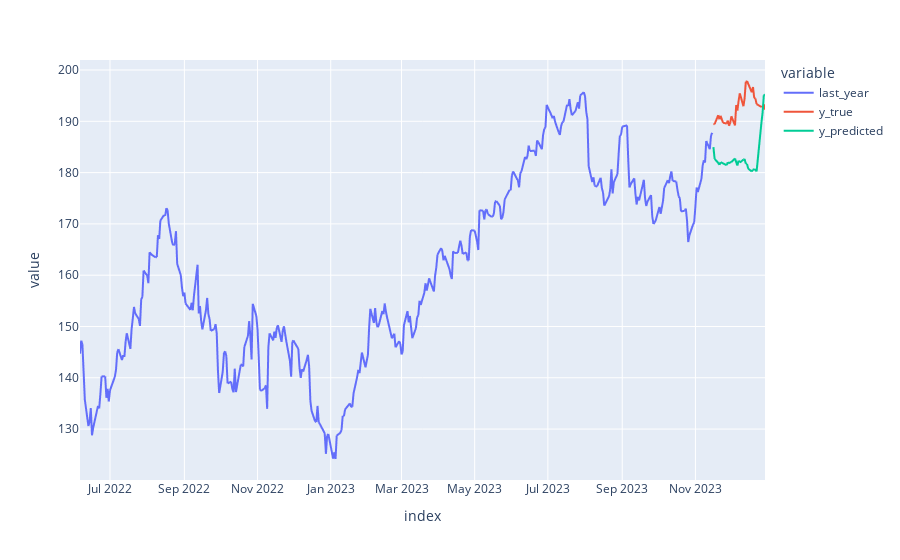

The cell this chart's notebook holds for it:
### Code cell
# Создаем датафрейм
df_to_plot = pd.DataFrame(index=all_dates[~all_dates['Date'].duplicated(keep='first')]["Date"].values[-horizon-365:])
df_to_plot['last_year'] = np.concatenate([sample_train["predictions"][-365:], np.full(horizon, np.nan)])
df_to_plot['y_true'] = np.concatenate([np.full(365, np.nan), sample_test["predictions"]])
df_to_plot['y_predicted'] = np.concatenate([np.full(365, np.nan), sample_prediction["predictions"]])
df_to_plot.plot()

### Figure 1 — Plotly figure (JSON) as saved in the notebook; plotly's stock layout.template omitted (floating-point values rounded to 4 significant figures; data arrays with more than 128 entries replaced by an {"elided": "..."} marker saying what was removed)
{"data": [{"hovertemplate": "variable=last_year<br>index=%{x}<br>value=%{y}<extra></extra>", "legendgroup": "last_year", "line": {"color": "#636efa", "dash": "solid"}, "marker": {"symbol": "circle"}, "mode": "lines", "name": "last_year", "showlegend": true, "type": "scattergl", "x": {"elided": "395 str values"}, "xaxis": "x", "y": {"elided": "395 float values"}, "yaxis": "y"}, {"hovertemplate": "variable=y_true<br>index=%{x}<br>value=%{y}<extra></extra>", "legendgroup": "y_true", "line": {"color": "#EF553B", "dash": "solid"}, "marker": {"symbol": "circle"}, "mode": "lines", "name": "y_true", "showlegend": true, "type": "scattergl", "x": {"elided": "395 str values"}, "xaxis": "x", "y": {"elided": "395 float values"}, "yaxis": "y"}, {"hovertemplate": "variable=y_predicted<br>index=%{x}<br>value=%{y}<extra></extra>", "legendgroup": "y_predicted", "line": {"color": "#00cc96", "dash": "solid"}, "marker": {"symbol": "circle"}, "mode": "lines", "name": "y_predicted", "showlegend": true, "type": "scattergl", "x": {"elided": "395 str values"}, "xaxis": "x", "y": {"elided": "395 float values"}, "yaxis": "y"}], "layout": {"autosize": true, "legend": {"title": {"text": "variable"}, "tracegroupgap": 0}, "margin": {"t": 60}, "xaxis": {"anchor": "y", "autorange": true, "domain": [0, 1], "range": ["2022-06-06", "2023-12-29"], "title": {"text": "index"}, "type": "date"}, "yaxis": {"anchor": "x", "autorange": true, "domain": [0, 1], "range": [120.1, 202.0], "title": {"text": "value"}, "type": "linear"}}}
